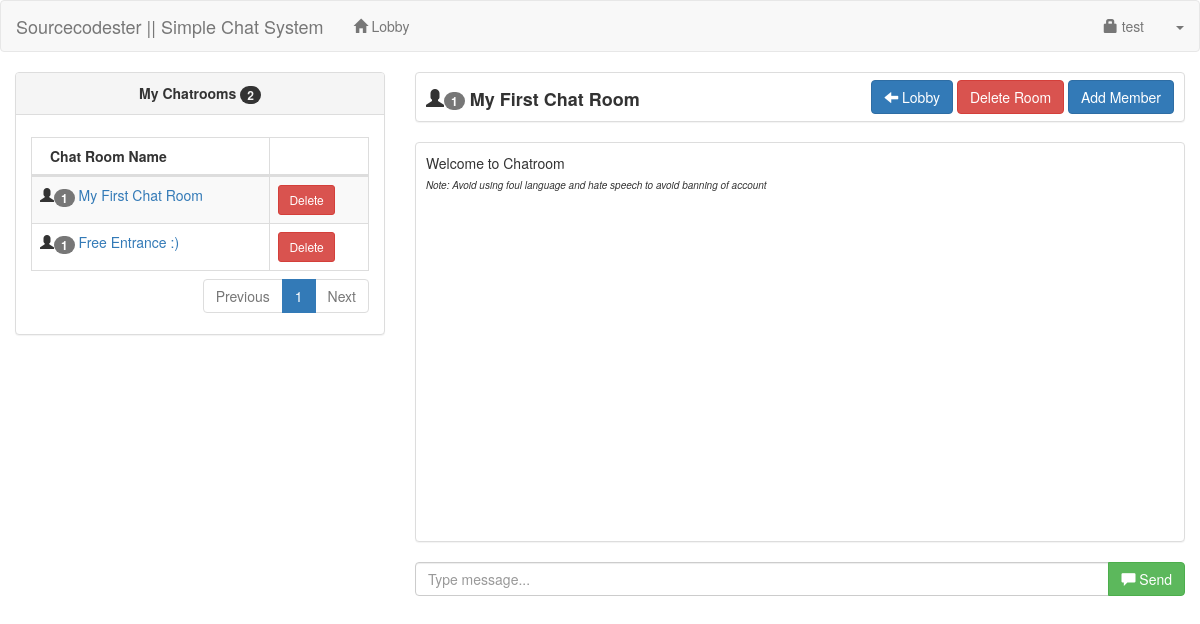
/user/chatroom.php?id=3 (signed in), run on the app's committed database.
### tables this page shows
CREATE TABLE `user` (
  `userid` int(11) NOT NULL,
  `username` varchar(30) NOT NULL,
  `password` varchar(150) NOT NULL,
  `uname` varchar(60) NOT NULL,
  `photo` varchar(200) NOT NULL,
  `access` int(1) NOT NULL
);

CREATE TABLE `chat_member` (
  `chat_memberid` int(11) NOT NULL,
  `chatroomid` int(11) NOT NULL,
  `userid` int(11) NOT NULL
);

CREATE TABLE `chatroom` (
  `chatroomid` int(11) NOT NULL,
  `chat_name` varchar(60) NOT NULL,
  `date_created` datetime NOT NULL,
  `chat_password` varchar(30) NOT NULL,
  `userid` int(11) NOT NULL
);

### user/session.php (called while the page is built, shortened)
<?php
	include('../conn.php');
	$sq=mysqli_query($conn,"select * from `user` where userid='".$_SESSION['id']."'");
	$srow=mysqli_fetch_array($sq);
	$user=$srow['username'];
?>

### user/mychat.php (the view)
<div class="col-lg-4">
	<div class="panel panel-default">
	<?php
		$me=mysqli_query($conn,"select * from chat_member left join chatroom on chatroom.chatroomid=chat_member.chatroomid where chat_member.userid='".$_SESSION['id']."' order by chatroom.date_created desc");
		$numme=mysqli_num_rows($me);
	?>
		<div class="panel-heading"><center><strong>My Chatrooms <span class="badge"><?php echo $numme; ?></span></strong></center></div>
		<div class="panel-body">
		<table width="100%" class="table table-striped table-bordered table-hover" id="myChatRoom">
			<thead>
			<th>Chat Room Name</th>
			<th></th>
			</thead>
			<tbody>
			<?php
				$my=mysqli_query($conn,"select * from chat_member left join chatroom on chatroom.chatroomid=chat_member.chatroomid where chat_member.userid='".$_SESSION['id']."' order by chatroom.date_created desc");
					while($myrow=mysqli_fetch_array($my)){
						$nq=mysqli_query($conn,"select * from chat_member where chatroomid='".$myrow['chatroomid']."'");
						?>
						<tr>
							<td><span class="glyphicon glyphicon-user"></span><span class="badge"><?php echo  htmlspecialchars(mysqli_num_rows($nq)); ?></span> <a href="chatroom.php?id=<?php echo  htmlspecialchars($myrow['chatroomid']); ?>"><?php echo htmlspecialchars($myrow['chat_name']); ?></a></td>
							<td>
								<?php
									$memb=mysqli_query($conn,"select * from chatroom where userid='".$_SESSION['id']."' and chatroomid='".$myrow['chatroomid']."'");
									if (mysqli_num_rows($memb)>0){
										?>
										<button type="button" class="btn btn-danger btn-sm delete2" value="<?php echo $myrow['chatroomid']; ?>">Delete</button>
										<?php
									}
									else{
										?>
										<button type="button" class="btn btn-warning btn-sm leave2" value="<?php echo $myrow['chatroomid']; ?>">Leave</button>
										<?php
									}
								?>
							</td>
						</tr>
						<?php
					}
			?>
			</tbody>
		</table>
		</div>
	</div>
</div>

### user/navbar.php (shortened to what this page needs)
<nav class="navbar navbar-default">
    <div class="container-fluid">
		<div class="navbar-header">
			<a class="navbar-brand" href="https://www.sourcecodester.com/php/11610/simple-chat-system.html">Sourcecodester || Simple Chat System</a>
		</div>
		<ul class="nav navbar-nav">
			<li><a href="index.php"><span class="glyphicon glyphicon-home"></span> Lobby</a></li>
		</ul>
		<ul class="nav navbar-nav navbar-right">
			<li><a href="#account" data-toggle="modal"><span class="glyphicon glyphicon-lock"></span> <?php echo htmlspecialchars($user); ?></a></li>
			<li class="dropdown">
				<a class="dropdown-toggle" data-toggle="dropdown" href="#"><span class="caret"></span></a>
			</li>
		</ul>
    </div>
</nav>

### user/room.php (shortened to what this page needs)
<div class="col-lg-8">
          <div class="panel panel-default" style="height:50px;">
		<span style="font-size:18px; margin-left:10px; position:relative; top:13px;"><strong><span  id="user_details"><span class="glyphicon glyphicon-user"></span><span class="badge"><?php echo htmlspecialchars(mysqli_num_rows($cmem)); ?></span></span> <?php echo htmlspecialchars($chatrow['chat_name']); ?></strong></span>
			<?php
				$rm=mysqli_query($conn,"select * from chat_member left join `user` on user.userid=chat_member.userid where chatroomid='$id'");
				while($rmrow=mysqli_fetch_array($rm)){
					?>
					<?php
						$creq=mysqli_query($conn,"select * from chatroom where chatroomid='$id'");
							?>
					<?php
				}
			?>
		<div class="pull-right" style="margin-right:10px; margin-top:7px;">
			<?php
				if ($chatrow['userid']==$_SESSION['id']){
					?>
					<a href="index.php" class="btn btn-primary"><span class="glyphicon glyphicon-arrow-left"></span> Lobby</a>
					<a href="#delete_room" data-toggle="modal" class="btn btn-danger">Delete Room</a>
					<a href="#add_member" data-toggle="modal" class="btn btn-primary">Add Member</a>
					<?php
				}
				else{
					?>
					<a href="index.php" class="btn btn-primary"><span class="glyphicon glyphicon-arrow-left"></span> Lobby</a>
					<a href="#leave_room" data-toggle="modal" class="btn btn-warning">Leave Room</a>
					<?php
				}
			?>
		</div>
	</div>
	<div>
		<div class="panel panel-default" style="height: 400px;">
			<div style="height:10px;"></div>
			<span style="margin-left:10px;">Welcome to Chatroom</span><br>
			<span style="font-size:10px; margin-left:10px;"><i>Note: Avoid using foul language and hate speech to avoid banning of account</i></span>
			<div style="height:10px;"></div>
		</div>
		<div class="input-group">
			<input type="text" class="form-control" placeholder="Type message..." id="chat_msg">
			<span class="input-group-btn">
			<button class="btn btn-success" type="submit" id="send_msg" value="<?php echo $id; ?>">
			<span class="glyphicon glyphicon-comment"></span> Send
			</button>
			</span>
		</div>
	</div>
</div>

### data on the page
user: username "test"
chat_member: mysqli_num_rows($nq) "1", chatroomid.chat_name "My First Chat Room"
chat_member: mysqli_num_rows($nq) "1", chatroomid.chat_name "Free Entrance :)"
chatroom: chat_name "My First Chat Room"

### other printed values
$numme "2"
mysqli_num_rows($cmem) "1"
